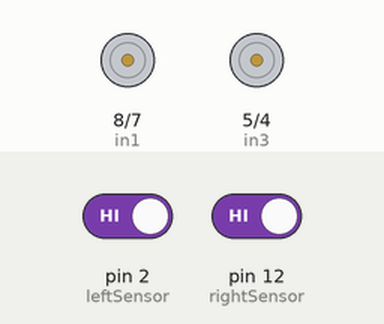
Recording of a sketch running on a simulated Arduino Uno, built with avr-gcc and run on an emulated ATmega328P. Shown: motor-driver pin pairs drawn as motors (green arrow = first pin HIGH = forward, orange = second pin HIGH = backward, longer = more drive, scaled by the enable pin). Inputs (shaded band) come from the test bench; at power-on: pin 2 (leftSensor) HIGH, pin 12 (rightSensor) HIGH.

Above: at 1.2 s.
1.3 s: pin 2 (leftSensor) driven LOW
At 2.5 s:
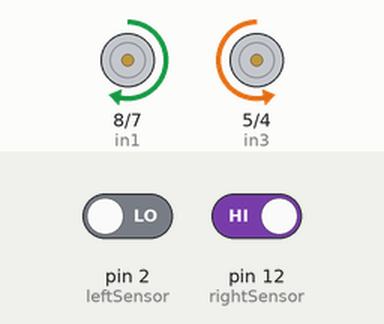
2.8 s: pin 12 (rightSensor) driven LOW
At 3.7 s:
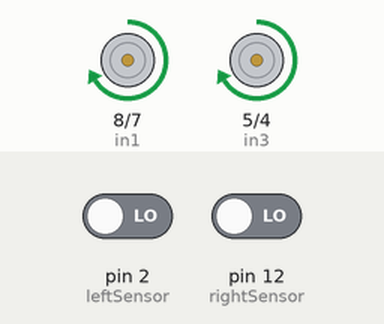
4.3 s: pin 2 (leftSensor) driven HIGH
At 4.9 s:
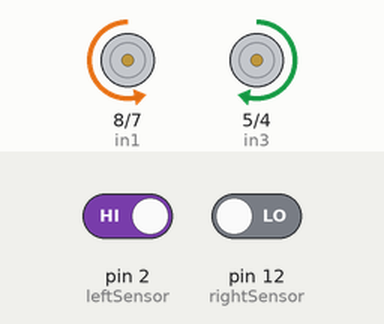
5.8 s: pin 12 (rightSensor) driven HIGH
At 7.2 s:
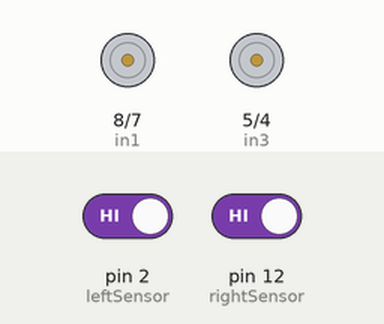
Timing chart, 0 to 8.3 s (numbered marks = the images above; inputs shaded):
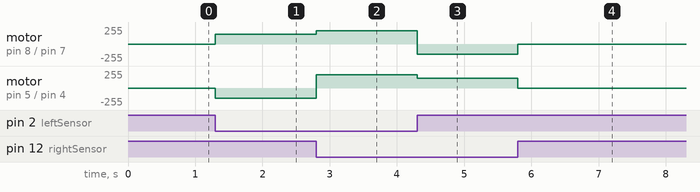

The sketch:

Line_Follower_Robot.ino
```cpp
// Project 57: Line Follower Robot
// A simple robot that follows a black line on a white surface.

// Motor A connections
int enA = 9;
int in1 = 8;
int in2 = 7;
// Motor B connections
int enB = 3;
int in3 = 5;
int in4 = 4;

// Sensor connections
int leftSensor = 2;
int rightSensor = 12;

void setup() {
  pinMode(enA, OUTPUT);
  pinMode(in1, OUTPUT);
  pinMode(in2, OUTPUT);
  pinMode(enB, OUTPUT);
  pinMode(in3, OUTPUT);
  pinMode(in4, OUTPUT);

  pinMode(leftSensor, INPUT);
  pinMode(rightSensor, INPUT);
}

void loop() {
  int leftVal = digitalRead(leftSensor);
  int rightVal = digitalRead(rightSensor);

  // Assuming LOW means seeing the black line
  if (leftVal == LOW && rightVal == LOW) {
    // Move forward
    moveForward();
  } else if (leftVal == HIGH && rightVal == LOW) {
    // Turn right
    turnRight();
  } else if (leftVal == LOW && rightVal == HIGH) {
    // Turn left
    turnLeft();
  } else {
    // Stop
    stopMotors();
  }
}

void moveForward() {
  digitalWrite(in1, HIGH);
  digitalWrite(in2, LOW);
  digitalWrite(in3, HIGH);
  digitalWrite(in4, LOW);
  analogWrite(enA, 200);
  analogWrite(enB, 200);
}

void turnRight() {
  digitalWrite(in1, LOW);
  digitalWrite(in2, HIGH); // Motor A backwards
  digitalWrite(in3, HIGH);
  digitalWrite(in4, LOW);  // Motor B forwards
  analogWrite(enA, 150);
  analogWrite(enB, 150);
}

void turnLeft() {
  digitalWrite(in1, HIGH);
  digitalWrite(in2, LOW);  // Motor A forwards
  digitalWrite(in3, LOW);
  digitalWrite(in4, HIGH); // Motor B backwards
  analogWrite(enA, 150);
  analogWrite(enB, 150);
}

void stopMotors() {
  digitalWrite(in1, LOW);
  digitalWrite(in2, LOW);
  digitalWrite(in3, LOW);
  digitalWrite(in4, LOW);
}
```

Measured:
- after the input at 1.3 s, motor on pin 8 (in1) / pin 7 (in2): stopped → forward 150/255 at once; motor on pin 5 (in3) / pin 4 (in4): stopped → backward 150/255 at once
- after the input at 2.8 s, motor on pin 8 (in1) / pin 7 (in2): forward 150/255 → forward 200/255 at once; motor on pin 5 (in3) / pin 4 (in4): backward 150/255 → forward 200/255 at once
- after the input at 4.3 s, motor on pin 8 (in1) / pin 7 (in2): forward 200/255 → backward 150/255 at once; motor on pin 5 (in3) / pin 4 (in4): forward 200/255 → forward 150/255 at once
- after the input at 5.8 s, motor on pin 8 (in1) / pin 7 (in2): backward 150/255 → stopped at once; motor on pin 5 (in3) / pin 4 (in4): forward 150/255 → stopped at once
